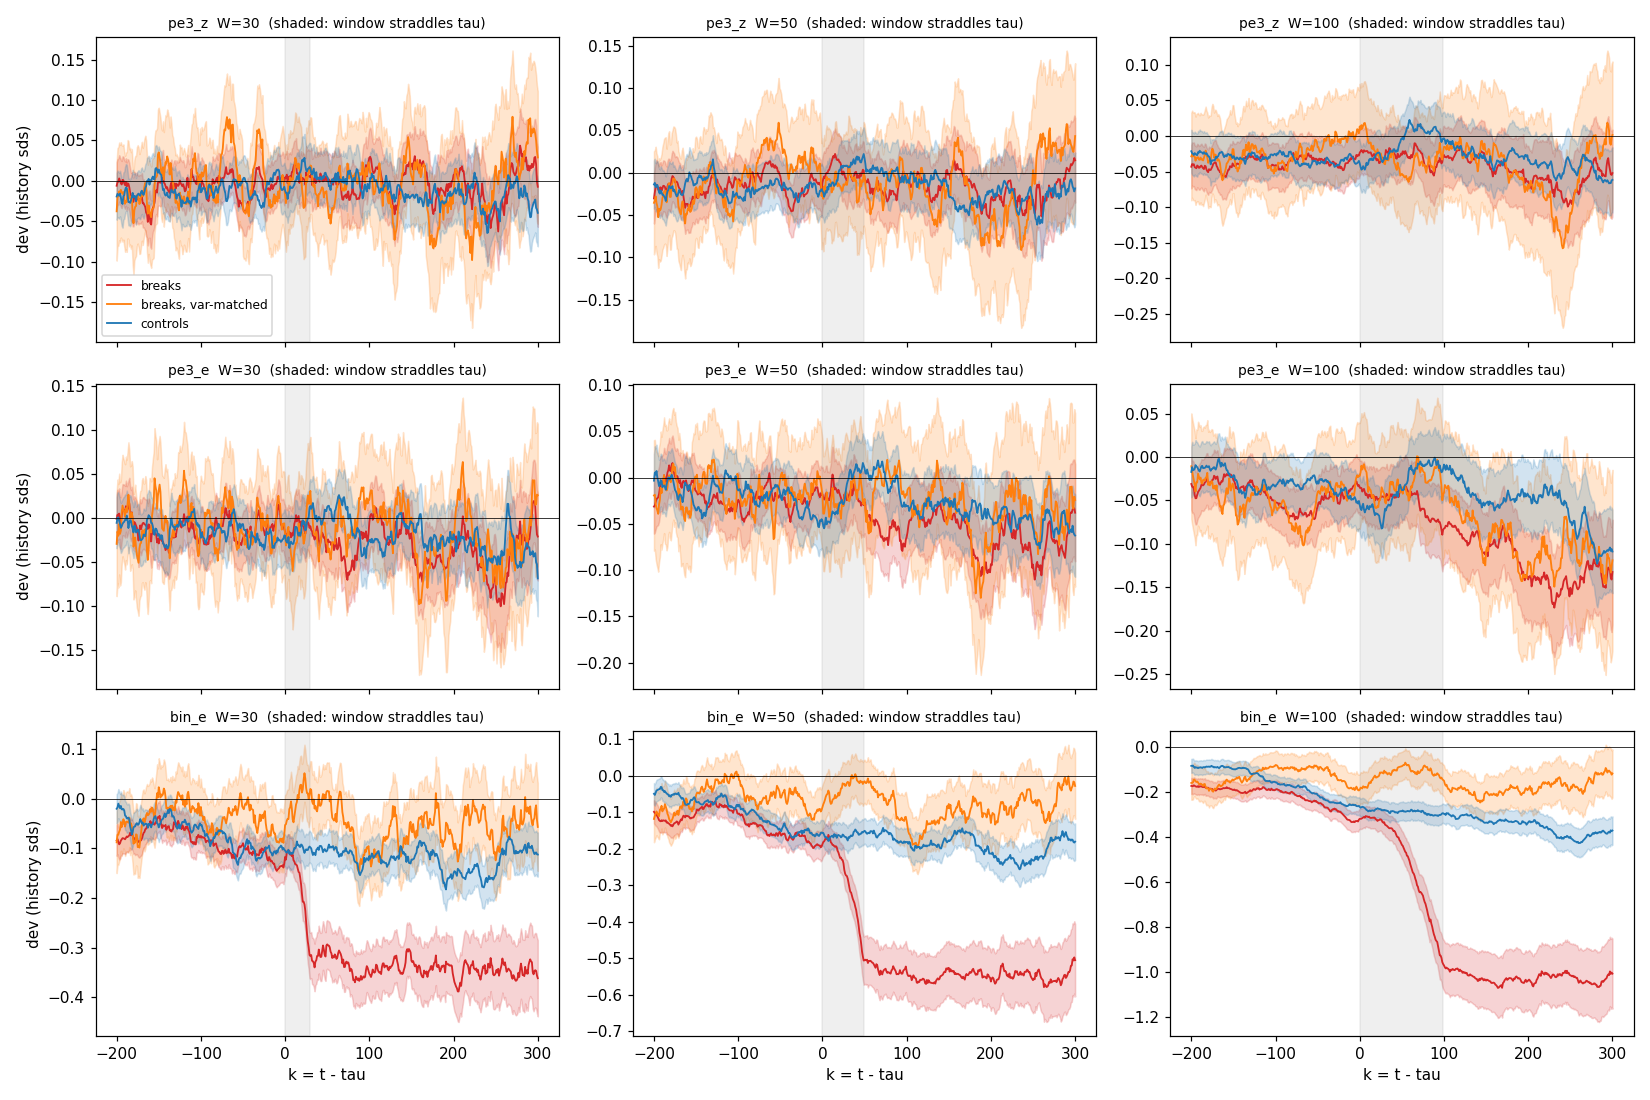

Generate this figure with Python:
"""Does entropy rise WHILE a break happens and fall back afterwards? (stage 0: event study, break position known)

Hypothesis (owner, 2026-10-15): at a breakpoint the series is "in transition", so a rolling entropy rises; after the
break it settles again. If true, a transient entropy bump marks breaks.

What section 20 (info_oracle.py) already tested: permutation entropy of a segment STARTING at tau vs the history ->
no signal. That is the "after" level. The open part is the transient while a trailing window straddles tau.

Method (every series, causal trailing windows of W points, W = 30 / 50 / 100):
  pe3_z   permutation entropy, order 3, of the series z (6 ordinal patterns)
  pe3_e   the same on the AR(10) residual e (as info_oracle / the kernel)
  bin_e   Shannon entropy of e over the history's 10 decile bins (value entropy)
Each rolling entropy is z-scored with the mean and std of the SAME rolling entropy over the series' own history,
so "dev = 2" means "2 history-sds above what this series normally shows".
Break series are aligned at tau (k = t - tau, window ending at online point tau + k; it straddles tau for
0 <= k < W - 1). Controls: no-break series aligned at a pseudo-tau drawn from the break series' taus (same
position distribution). Profiles of mean dev +- SE for k in [-200, 300].

Per-series summaries (all in history-sd units):
  pre      mean dev, k in [-W, -1]          (window entirely before the break)
  peak     mean dev, k in [W/4, 3W/4]       (window about half pre, half post)
  plateau  mean dev, k in [2W, 3W]          (window entirely after the break)
  transient = peak - plateau  (the owner's claim: > 0 for breaks, ~0 for controls)
  excess    = peak - pre
  shift     = plateau - pre    (the "after" level change section 20 found weak)
  bump      = peak - (pre + plateau) / 2   THE TEST STATISTIC. A plain step (entropy moves from one level to another)
              puts the straddle window about half way, so bump ~ 0 and transient > 0 without any rise. The owner's
              claim is "up during the transition, down after": the straddle sits ABOVE the line from before to after.
              (Smoke run lesson: bin_e showed transient > 0 only because its plateau dropped; its peak was below pre.)
              Second lesson (1,500-series plot): a step is not a straight line either. While the window straddles tau
              the mixture keeps entropy near the OLD level until most of the window is post-break (concavity), so a
              falling step also gives bump > 0. Hence:
  rise      = peak - max(pre, plateau)     THE TEST STATISTIC: above BOTH sides, which no monotone step produces.
Reported: mean +- SE for breaks and controls, the difference in units of the control sd, and AUC break vs control
(signed and |.|), on all series and on the VARIANCE-MATCHED slice (|log var ratio of e over the first 300 post points
vs history| < 0.1, same rule for controls at the pseudo-tau).

Note on mechanics: a window that straddles two regimes holds a mixture, and a mixture has higher entropy than the
average of its parts (concavity; the excess is the Jensen-Shannon divergence). So some bump is expected even for an
instantaneous switch; the question is whether it is big enough to see in 30-100 points.

KILL CRITERIA (written before the run):
  K1  no rise: for every stat and W, mean rise(break) - mean rise(control) < +0.1 control-sd  -> stop.
  K2  rise too weak to use: best signed AUC of rise (break > control) < 0.55 on all series AND < 0.53 on the
      variance-matched slice -> stop.
  Read the plot as well: the hypothesis predicts the red/orange curves go UP in the shaded zone and come back down.
  (revised after the 600-series smoke run, before any full run; the first version tested transient/excess, which a
  plain step passes)
  Otherwise -> stage 1 (streaming running-max feature, single-feature TS-AUC gate, incremental check vs the blend).

Run:  python diagnostics/entropy_transition.py [n_series] [threads]   (default all 10,000 series, 8 processes)
Out:  cv_out/entropy_transition.txt, diagnostics/entropy_transition.png
"""
import os
import sys
import time

import numpy as np
from scipy.signal import lfilter
from scipy.stats import rankdata

HERE = os.path.dirname(os.path.dirname(os.path.abspath(__file__)))
sys.path.insert(0, HERE)
os.chdir(HERE)

AR = 10
WS = (30, 50, 100)
STATS = ("pe3_z", "pe3_e", "bin_e")
KMIN, KMAX = -200, 300
KS = np.arange(KMIN, KMAX + 1)
VAR_SLICE = 0.1


def _ord3(x):
    """Ordinal pattern code of (x[t-2], x[t-1], x[t]) at every t >= 2 (8 codes, 6 occur without ties); -1 before."""
    a = (x[:-2] < x[1:-1]).astype(np.int64)
    b = (x[1:-1] < x[2:]).astype(np.int64)
    c = (x[:-2] < x[2:]).astype(np.int64)
    return np.r_[-1, -1, 4 * a + 2 * b + c], 6


def _rolling_entropy(sym, ncat, W):
    """Normalised Shannon entropy of the symbols in the trailing window [t-W+1, t]; NaN where the window has a -1."""
    K = int(sym.max()) + 1
    oh = np.zeros((len(sym) + 1, K), np.int32)
    ok = sym >= 0
    oh[1:][ok, sym[ok]] = 1
    cs = np.cumsum(oh, axis=0)
    bad = np.r_[0, np.cumsum(~ok)]
    H = np.full(len(sym), np.nan)
    t = np.arange(W - 1, len(sym))
    C = (cs[t + 1] - cs[t + 1 - W]).astype(np.float64)
    valid = (bad[t + 1] - bad[t + 1 - W]) == 0
    p = C / W
    with np.errstate(divide="ignore", invalid="ignore"):
        h = -np.nansum(np.where(p > 0, p * np.log(p), 0.0), axis=1) / np.log(ncat)
    H[t[valid]] = h[valid]
    return H


def series_profile(h, o, t, seed, pseudo_taus):
    """Returns (label, tau_used, var_matched flag, profiles [len(STATS), len(WS), len(KS)] float32) or None."""
    h = np.asarray(h, np.float64)
    o = np.asarray(o, np.float64)
    nh, no = len(h), len(o)
    mu, sd = h.mean(), h.std() + 1e-12
    z = np.r_[(h - mu) / sd, (o - mu) / sd]
    zh = z[:nh]
    Xl = np.column_stack([zh[AR - 1 - k: nh - 1 - k] for k in range(AR)])
    coef = np.linalg.lstsq(Xl, zh[AR:], rcond=None)[0]
    e = lfilter(np.r_[1.0, -coef], [1.0], z)
    se = max(float(e[2 * AR:nh].std()), 1e-8)
    e = np.clip(e / se, -10, 10)
    e[:2 * AR] = np.nan

    if t >= 0:
        lab, tau = 1, t
    else:
        rng = np.random.default_rng(seed)
        cand = pseudo_taus[pseudo_taus < no]
        if len(cand) == 0:
            return None
        lab, tau = 0, int(rng.choice(cand))

    # variance-matched flag: first <= 300 points from tau vs history residual variance
    post = e[nh + tau: nh + min(no, tau + 300)]
    if len(post) < 30:
        vm = False
    else:
        vm = abs(np.log(np.nanvar(post) / np.nanvar(e[2 * AR:nh]))) < VAR_SLICE

    syms = {}
    syms["pe3_z"] = _ord3(z)
    se_sym, _ = _ord3(np.nan_to_num(e))
    se_sym[:2 * AR + 2] = -1
    syms["pe3_e"] = (se_sym, 6)
    edges = np.quantile(e[2 * AR:nh], np.linspace(0.1, 0.9, 9))
    bs = np.searchsorted(edges, np.nan_to_num(e)).astype(np.int64)
    bs[:2 * AR] = -1
    syms["bin_e"] = (bs, 10)

    prof = np.full((len(STATS), len(WS), len(KS)), np.nan, np.float32)
    gidx = nh + tau + KS                         # global index of the window's last point
    inside = (gidx >= 0) & (gidx < nh + no)
    for a, st in enumerate(STATS):
        sym, ncat = syms[st]
        for b, W in enumerate(WS):
            H = _rolling_entropy(sym, ncat, W)
            hh = H[:nh]
            hh = hh[np.isfinite(hh)]
            if len(hh) < 50:
                continue
            m, s = hh.mean(), max(hh.std(), 1e-6)
            prof[a, b, inside] = (H[gidx[inside]] - m) / s
    return lab, tau, vm, prof


# ---------------------------------------------------------------------------------------------
def _auc(s, y):
    ok = np.isfinite(s)
    s, y = s[ok], y[ok]
    n1 = y.sum()
    n0 = len(y) - n1
    if n1 == 0 or n0 == 0:
        return np.nan
    r = rankdata(s)
    return float((r[y == 1].sum() - n1 * (n1 + 1) / 2) / (n1 * n0))


def _ms(x):
    x = x[np.isfinite(x)]
    return (x.mean(), x.std() / np.sqrt(max(len(x), 1)), x.std(), len(x)) if len(x) else (np.nan,) * 3 + (0,)


def zone(P, k0, k1):
    """Mean of profiles over offsets k in [k0, k1] (NaN-aware), per series."""
    j = (KS >= k0) & (KS <= k1)
    return np.nanmean(P[:, j], axis=1)


def main():
    import warnings
    from joblib import Parallel, delayed

    from sbrt.data import load_train

    warnings.filterwarnings("ignore", category=RuntimeWarning)
    n_series = int(sys.argv[1]) if len(sys.argv) > 1 else 0
    threads = int(sys.argv[2]) if len(sys.argv) > 2 else 8
    os.makedirs("cv_out", exist_ok=True)
    log = open(os.path.join("cv_out", "entropy_transition.txt"), "w", encoding="utf-8")

    def say(s=""):
        print(s, flush=True)
        log.write(s + "\n")
        log.flush()

    S, tau = load_train()
    if n_series:
        S, tau = S[:n_series], tau[:n_series]
    pseudo = np.asarray(tau[tau >= 0], np.int64)
    t0 = time.time()
    res = Parallel(n_jobs=threads, backend="loky", batch_size=32)(
        delayed(series_profile)(s[1], s[2], int(tau[i]), 7000 + i, pseudo) for i, s in enumerate(S))
    res = [r for r in res if r is not None]
    y = np.array([r[0] for r in res])
    vm = np.array([r[2] for r in res])
    P = np.stack([r[3] for r in res])           # [n, stat, W, k]
    say(f"entropy profiles for {len(res)} series ({y.sum()} breaks, {len(y) - y.sum()} controls) in "
        f"{time.time() - t0:.0f}s; variance-matched: {vm[y == 1].sum()} breaks, {vm[y == 0].sum()} controls")
    say("units: history-sds of the series' own rolling entropy.  rise = peak - max(pre, plateau) (hypothesis: > 0)")
    say("")

    verdict = {"k1_bump": False, "best_auc_all": 0.0, "best_auc_vm": 0.0}
    for a, st in enumerate(STATS):
        for b, W in enumerate(WS):
            Q = P[:, a, b, :].astype(np.float64)
            pre = zone(Q, -W, -1)
            peak = zone(Q, W // 4, (3 * W) // 4)
            plat = zone(Q, 2 * W, 3 * W)
            summ = {"pre": pre, "peak": peak, "plateau": plat,
                    "transient": peak - plat, "excess": peak - pre, "shift": plat - pre,
                    "bump": peak - 0.5 * (pre + plat), "rise": peak - np.maximum(pre, plat)}
            say(f"== {st}  W={W}")
            say(f"   {'summary':10s} {'breaks mean+-SE':>18s} {'controls mean+-SE':>19s} {'diff/ctrl-sd':>12s}"
                f" {'AUC':>6s} {'AUC|.|':>7s} {'AUC vm':>7s} {'|.|vm':>6s}")
            for nm, v in summ.items():
                m1, s1, _, _ = _ms(v[y == 1])
                m0, s0, sd0, _ = _ms(v[y == 0])
                d = (m1 - m0) / sd0 if sd0 > 0 else np.nan
                A, Aa = _auc(v, y), _auc(np.abs(v), y)
                Av, Aav = _auc(v[vm], y[vm]), _auc(np.abs(v[vm]), y[vm])
                say(f"   {nm:10s} {m1:+8.3f} +- {s1:5.3f}    {m0:+8.3f} +- {s0:5.3f} {d:+12.3f}"
                    f" {A:6.3f} {Aa:7.3f} {Av:7.3f} {Aav:6.3f}")
                if nm == "rise":
                    if d >= 0.1:
                        verdict["k1_bump"] = True
                    verdict["best_auc_all"] = max(verdict["best_auc_all"], A)
                    verdict["best_auc_vm"] = max(verdict["best_auc_vm"], Av)
            say("")

    say("VERDICT against the kill criteria written in the docstring:")
    say(f"  K1 (rise of breaks exceeds controls by >= 0.1 control-sd somewhere): "
        f"{'bump seen' if verdict['k1_bump'] else 'NO bump -> stop'}")
    k2 = verdict["best_auc_all"] >= 0.55 or verdict["best_auc_vm"] >= 0.53
    say(f"  K2 best signed AUC of rise: all {verdict['best_auc_all']:.3f} (need >= 0.55), "
        f"variance-matched {verdict['best_auc_vm']:.3f} (need >= 0.53): {'usable' if k2 else 'too weak -> stop'}")
    say(f"  => {'PASS: build stage 1 (streaming running-max gate)' if verdict['k1_bump'] and k2 else 'FAIL: hypothesis not useful here'}")
    say("  (with few series these numbers are noisy; read the full 10,000-series run)")

    try:
        import matplotlib
        matplotlib.use("Agg")
        import matplotlib.pyplot as plt
        fig, ax = plt.subplots(len(STATS), len(WS), figsize=(15, 10), sharex=True)
        groups = (("breaks", y == 1, "C3"), ("breaks, var-matched", (y == 1) & vm, "C1"), ("controls", y == 0, "C0"))
        for a, st in enumerate(STATS):
            for b, W in enumerate(WS):
                g = ax[a, b]
                for lab, msk, col in groups:
                    Q = P[msk, a, b, :].astype(np.float64)
                    m = np.nanmean(Q, axis=0)
                    se = np.nanstd(Q, axis=0) / np.sqrt(np.maximum(np.isfinite(Q).sum(0), 1))
                    g.plot(KS, m, color=col, lw=1.2, label=lab)
                    g.fill_between(KS, m - 2 * se, m + 2 * se, color=col, alpha=0.2)
                g.axvspan(0, W - 1, color="grey", alpha=0.12)
                g.axhline(0, color="k", lw=0.5)
                g.set_title(f"{st}  W={W}  (shaded: window straddles tau)", fontsize=9)
                if b == 0:
                    g.set_ylabel("dev (history sds)")
                if a == len(STATS) - 1:
                    g.set_xlabel("k = t - tau")
        ax[0, 0].legend(fontsize=8)
        fig.tight_layout()
        fig.savefig(os.path.join("diagnostics", "entropy_transition.png"), dpi=110)
        say("plot: diagnostics/entropy_transition.png")
    except Exception as ex:  # plotting is optional
        say(f"(plot skipped: {ex})")


if __name__ == "__main__":
    main()
